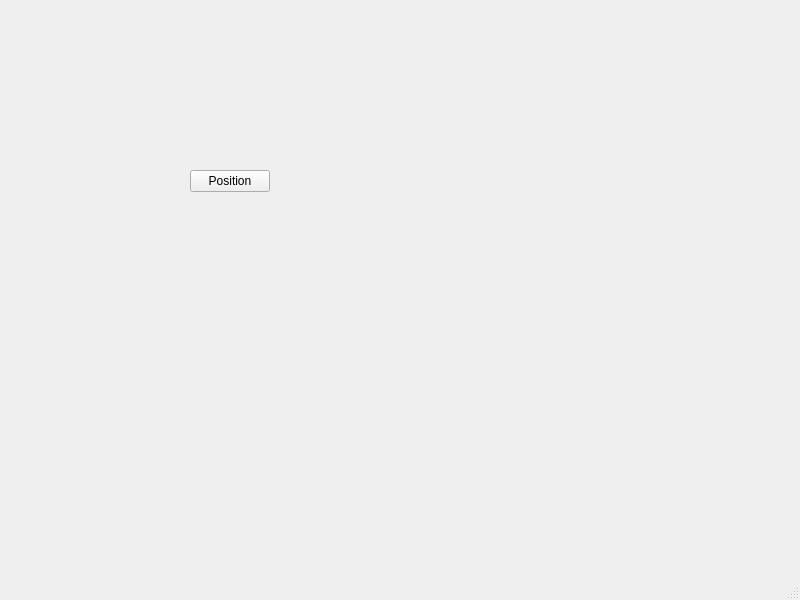
<?xml version="1.0" encoding="UTF-8"?>
<ui version="4.0">
 <class>MainWindow</class>
 <widget class="QMainWindow" name="MainWindow">
  <property name="geometry">
   <rect>
    <x>0</x>
    <y>0</y>
    <width>800</width>
    <height>600</height>
   </rect>
  </property>
  <property name="windowTitle">
   <string>MainWindow</string>
  </property>
  <widget class="QWidget" name="centralwidget">
   <widget class="QPushButton" name="PosON">
    <property name="geometry">
     <rect>
      <x>190</x>
      <y>170</y>
      <width>80</width>
      <height>22</height>
     </rect>
    </property>
    <property name="text">
     <string>Position</string>
    </property>
   </widget>
  </widget>
  <widget class="QMenuBar" name="menubar">
   <property name="geometry">
    <rect>
     <x>0</x>
     <y>0</y>
     <width>800</width>
     <height>19</height>
    </rect>
   </property>
  </widget>
  <widget class="QStatusBar" name="statusbar"/>
 </widget>
 <resources/>
 <connections/>
</ui>
